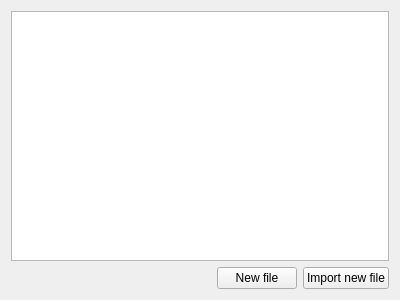
<?xml version="1.0" encoding="UTF-8"?>
<ui version="4.0">
 <class>FileEditionWidget</class>
 <widget class="QWidget" name="FileEditionWidget">
  <property name="geometry">
   <rect>
    <x>0</x>
    <y>0</y>
    <width>400</width>
    <height>300</height>
   </rect>
  </property>
  <property name="windowTitle">
   <string>Form</string>
  </property>
  <layout class="QVBoxLayout" name="verticalLayout">
   <item>
    <widget class="QTableWidget" name="tableWidget">
     <property name="editTriggers">
      <set>QAbstractItemView::NoEditTriggers</set>
     </property>
     <property name="alternatingRowColors">
      <bool>true</bool>
     </property>
     <property name="selectionMode">
      <enum>QAbstractItemView::SingleSelection</enum>
     </property>
     <property name="selectionBehavior">
      <enum>QAbstractItemView::SelectRows</enum>
     </property>
     <attribute name="horizontalHeaderVisible">
      <bool>false</bool>
     </attribute>
     <attribute name="verticalHeaderVisible">
      <bool>false</bool>
     </attribute>
    </widget>
   </item>
   <item>
    <layout class="QHBoxLayout" name="horizontalLayout">
     <item>
      <spacer name="horizontalSpacer">
       <property name="orientation">
        <enum>Qt::Horizontal</enum>
       </property>
       <property name="sizeHint" stdset="0">
        <size>
         <width>40</width>
         <height>20</height>
        </size>
       </property>
      </spacer>
     </item>
     <item>
      <widget class="QPushButton" name="btnNewFile">
       <property name="text">
        <string>New file</string>
       </property>
      </widget>
     </item>
     <item>
      <widget class="QPushButton" name="btnImportFile">
       <property name="text">
        <string>Import new file</string>
       </property>
      </widget>
     </item>
    </layout>
   </item>
  </layout>
 </widget>
 <resources/>
 <connections/>
</ui>
